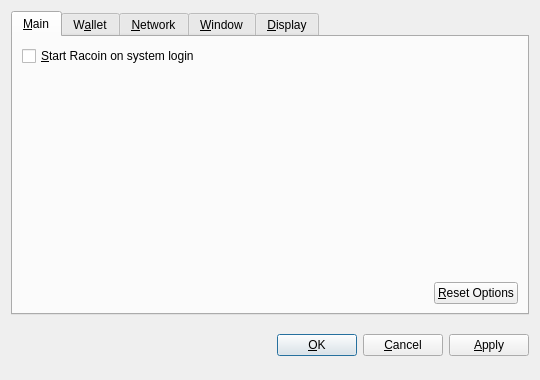
<?xml version="1.0" encoding="UTF-8"?>
<ui version="4.0">
 <class>OptionsDialog</class>
 <widget class="QDialog" name="OptionsDialog">
  <property name="geometry">
   <rect>
    <x>0</x>
    <y>0</y>
    <width>540</width>
    <height>380</height>
   </rect>
  </property>
  <property name="windowTitle">
   <string>Options</string>
  </property>
  <property name="modal">
   <bool>true</bool>
  </property>
  <layout class="QVBoxLayout" name="verticalLayout">
   <item>
    <widget class="QTabWidget" name="tabWidget">
     <property name="tabPosition">
      <enum>QTabWidget::North</enum>
     </property>
     <property name="currentIndex">
      <number>0</number>
     </property>
     <widget class="QWidget" name="tabMain">
      <attribute name="title">
       <string>&amp;Main</string>
      </attribute>
      <layout class="QVBoxLayout" name="verticalLayout_Main">
       <item>
        <widget class="QCheckBox" name="bitcoinAtStartup">
         <property name="toolTip">
          <string>Automatically start Racoin after logging in to the system.</string>
         </property>
         <property name="text">
          <string>&amp;Start Racoin on system login</string>
         </property>
        </widget>
       </item>
       <item>
        <spacer name="verticalSpacer_Main">
         <property name="orientation">
          <enum>Qt::Vertical</enum>
         </property>
         <property name="sizeHint" stdset="0">
          <size>
           <width>20</width>
           <height>40</height>
          </size>
         </property>
        </spacer>
       </item>
       <item>
        <layout class="QHBoxLayout" name="horizontalLayout_2_Main">
         <item>
          <spacer name="horizontalSpacer_2_Main">
           <property name="orientation">
            <enum>Qt::Horizontal</enum>
           </property>
           <property name="sizeHint" stdset="0">
            <size>
             <width>40</width>
             <height>20</height>
            </size>
           </property>
          </spacer>
         </item>
         <item>
          <widget class="QPushButton" name="resetButton">
           <property name="toolTip">
            <string>Reset all client options to default.</string>
           </property>
           <property name="text">
            <string>&amp;Reset Options</string>
           </property>
           <property name="autoDefault">
            <bool>false</bool>
           </property>
          </widget>
         </item>
        </layout>
       </item>
      </layout>
     </widget>
     <widget class="QWidget" name="tabWallet">
      <attribute name="title">
       <string>W&amp;allet</string>
      </attribute>
      <layout class="QVBoxLayout" name="verticalLayout_Network">
       <item>
        <widget class="QLabel" name="transactionFeeInfoLabel">
         <property name="text">
          <string>Optional transaction fee per kB that helps make sure your transactions are processed quickly. Most transactions are 1 kB.</string>
         </property>
         <property name="textFormat">
          <enum>Qt::PlainText</enum>
         </property>
         <property name="wordWrap">
          <bool>true</bool>
         </property>
        </widget>
       </item>
       <item>
        <layout class="QHBoxLayout" name="horizontalLayout_1_Main">
         <item>
          <widget class="QLabel" name="transactionFeeLabel">
           <property name="text">
            <string>Pay transaction &amp;fee</string>
           </property>
           <property name="textFormat">
            <enum>Qt::PlainText</enum>
           </property>
           <property name="buddy">
            <cstring>transactionFee</cstring>
           </property>
          </widget>
         </item>
         <item>
          <widget class="BitcoinAmountField" name="transactionFee"/>
         </item>
         <item>
          <spacer name="horizontalSpacer_1_Main">
           <property name="orientation">
            <enum>Qt::Horizontal</enum>
           </property>
           <property name="sizeHint" stdset="0">
            <size>
             <width>40</width>
             <height>20</height>
            </size>
           </property>
          </spacer>
         </item>
        </layout>
       </item>
       <item>
        <widget class="QLabel" name="label">
         <property name="text">
          <string>If you disable the spending of unconfirmed change, the change from a transaction cannot be used until that transaction has at least one confirmation. This also affects how your balance is computed.</string>
         </property>
         <property name="wordWrap">
          <bool>true</bool>
         </property>
        </widget>
       </item>
       <item>
        <widget class="QCheckBox" name="spendZeroConfChange">
         <property name="text">
          <string>Spend unconfirmed change  (experts only)</string>
         </property>
        </widget>
       </item>
       <item>
        <spacer name="verticalSpacer">
         <property name="orientation">
          <enum>Qt::Vertical</enum>
         </property>
         <property name="sizeHint" stdset="0">
          <size>
           <width>20</width>
           <height>40</height>
          </size>
         </property>
        </spacer>
       </item>
      </layout>
     </widget>
     <widget class="QWidget" name="tabNetwork">
      <attribute name="title">
       <string>&amp;Network</string>
      </attribute>
      <layout class="QVBoxLayout" name="verticalLayout_Network">
       <item>
        <widget class="QCheckBox" name="mapPortUpnp">
         <property name="toolTip">
          <string>Automatically open the Racoin client port on the router. This only works when your router supports UPnP and it is enabled.</string>
         </property>
         <property name="text">
          <string>Map port using &amp;UPnP</string>
         </property>
        </widget>
       </item>
       <item>
        <widget class="QCheckBox" name="connectSocks">
         <property name="toolTip">
          <string>Connect to the Racoin network through a SOCKS proxy (e.g. when connecting through Tor).</string>
         </property>
         <property name="text">
          <string>&amp;Connect through SOCKS proxy:</string>
         </property>
        </widget>
       </item>
       <item>
        <layout class="QHBoxLayout" name="horizontalLayout_Network">
         <item>
          <widget class="QLabel" name="proxyIpLabel">
           <property name="text">
            <string>Proxy &amp;IP:</string>
           </property>
           <property name="textFormat">
            <enum>Qt::PlainText</enum>
           </property>
           <property name="buddy">
            <cstring>proxyIp</cstring>
           </property>
          </widget>
         </item>
         <item>
          <widget class="QValidatedLineEdit" name="proxyIp">
           <property name="maximumSize">
            <size>
             <width>140</width>
             <height>16777215</height>
            </size>
           </property>
           <property name="toolTip">
            <string>IP address of the proxy (e.g. 127.0.0.1)</string>
           </property>
          </widget>
         </item>
         <item>
          <widget class="QLabel" name="proxyPortLabel">
           <property name="text">
            <string>&amp;Port:</string>
           </property>
           <property name="textFormat">
            <enum>Qt::PlainText</enum>
           </property>
           <property name="buddy">
            <cstring>proxyPort</cstring>
           </property>
          </widget>
         </item>
         <item>
          <widget class="QLineEdit" name="proxyPort">
           <property name="maximumSize">
            <size>
             <width>55</width>
             <height>16777215</height>
            </size>
           </property>
           <property name="toolTip">
            <string>Port of the proxy (e.g. 9050)</string>
           </property>
          </widget>
         </item>
         <item>
          <widget class="QLabel" name="socksVersionLabel">
           <property name="text">
            <string>SOCKS &amp;Version:</string>
           </property>
           <property name="textFormat">
            <enum>Qt::PlainText</enum>
           </property>
           <property name="buddy">
            <cstring>socksVersion</cstring>
           </property>
          </widget>
         </item>
         <item>
          <widget class="QValueComboBox" name="socksVersion">
           <property name="toolTip">
            <string>SOCKS version of the proxy (e.g. 5)</string>
           </property>
          </widget>
         </item>
         <item>
          <spacer name="horizontalSpacer_Network">
           <property name="orientation">
            <enum>Qt::Horizontal</enum>
           </property>
           <property name="sizeHint" stdset="0">
            <size>
             <width>40</width>
             <height>20</height>
            </size>
           </property>
          </spacer>
         </item>
        </layout>
       </item>
       <item>
        <spacer name="verticalSpacer_Network">
         <property name="orientation">
          <enum>Qt::Vertical</enum>
         </property>
         <property name="sizeHint" stdset="0">
          <size>
           <width>20</width>
           <height>40</height>
          </size>
         </property>
        </spacer>
       </item>
      </layout>
     </widget>
     <widget class="QWidget" name="tabWindow">
      <attribute name="title">
       <string>&amp;Window</string>
      </attribute>
      <layout class="QVBoxLayout" name="verticalLayout_Window">
       <item>
        <widget class="QCheckBox" name="minimizeToTray">
         <property name="toolTip">
          <string>Show only a tray icon after minimizing the window.</string>
         </property>
         <property name="text">
          <string>&amp;Minimize to the tray instead of the taskbar</string>
         </property>
        </widget>
       </item>
       <item>
        <widget class="QCheckBox" name="minimizeOnClose">
         <property name="toolTip">
          <string>Minimize instead of exit the application when the window is closed. When this option is enabled, the application will be closed only after selecting Quit in the menu.</string>
         </property>
         <property name="text">
          <string>M&amp;inimize on close</string>
         </property>
        </widget>
       </item>
       <item>
        <spacer name="verticalSpacer_Window">
         <property name="orientation">
          <enum>Qt::Vertical</enum>
         </property>
         <property name="sizeHint" stdset="0">
          <size>
           <width>20</width>
           <height>40</height>
          </size>
         </property>
        </spacer>
       </item>
      </layout>
     </widget>
     <widget class="QWidget" name="tabDisplay">
      <attribute name="title">
       <string>&amp;Display</string>
      </attribute>
      <layout class="QVBoxLayout" name="verticalLayout_Display">
       <item>
        <layout class="QHBoxLayout" name="horizontalLayout_1_Display">
         <item>
          <widget class="QLabel" name="langLabel">
           <property name="text">
            <string>User Interface &amp;language:</string>
           </property>
           <property name="textFormat">
            <enum>Qt::PlainText</enum>
           </property>
           <property name="buddy">
            <cstring>lang</cstring>
           </property>
          </widget>
         </item>
         <item>
          <widget class="QValueComboBox" name="lang">
           <property name="toolTip">
            <string>The user interface language can be set here. This setting will take effect after restarting Racoin.</string>
           </property>
          </widget>
         </item>
        </layout>
       </item>
       <item>
        <layout class="QHBoxLayout" name="horizontalLayout_2_Display">
         <item>
          <widget class="QLabel" name="unitLabel">
           <property name="text">
            <string>&amp;Unit to show amounts in:</string>
           </property>
           <property name="textFormat">
            <enum>Qt::PlainText</enum>
           </property>
           <property name="buddy">
            <cstring>unit</cstring>
           </property>
          </widget>
         </item>
         <item>
          <widget class="QValueComboBox" name="unit">
           <property name="toolTip">
            <string>Choose the default subdivision unit to show in the interface and when sending coins.</string>
           </property>
          </widget>
         </item>
        </layout>
       </item>
       <item>
        <widget class="QCheckBox" name="displayAddresses">
         <property name="toolTip">
          <string>Whether to show Racoin addresses in the transaction list or not.</string>
         </property>
         <property name="text">
          <string>&amp;Display addresses in transaction list</string>
         </property>
        </widget>
       </item>
       <item>
        <widget class="QCheckBox" name="coinControlFeatures">
         <property name="toolTip">
          <string>Whether to show coin control features or not.</string>
         </property>
         <property name="text">
          <string>Display coin &amp;control features (experts only!)</string>
         </property>
        </widget>
       </item>
       <item>
        <spacer name="verticalSpacer_Display">
         <property name="orientation">
          <enum>Qt::Vertical</enum>
         </property>
         <property name="sizeHint" stdset="0">
          <size>
           <width>20</width>
           <height>40</height>
          </size>
         </property>
        </spacer>
       </item>
      </layout>
     </widget>
    </widget>
   </item>
   <item>
    <layout class="QHBoxLayout" name="horizontalLayout_Buttons">
     <item>
      <spacer name="horizontalSpacer_1">
       <property name="orientation">
        <enum>Qt::Horizontal</enum>
       </property>
       <property name="sizeHint" stdset="0">
        <size>
         <width>40</width>
         <height>48</height>
        </size>
       </property>
      </spacer>
     </item>
     <item>
      <widget class="QLabel" name="statusLabel">
       <property name="font">
        <font>
         <weight>75</weight>
         <bold>true</bold>
        </font>
       </property>
       <property name="text">
        <string/>
       </property>
       <property name="textFormat">
        <enum>Qt::PlainText</enum>
       </property>
       <property name="wordWrap">
        <bool>true</bool>
       </property>
      </widget>
     </item>
     <item>
      <spacer name="horizontalSpacer_2">
       <property name="orientation">
        <enum>Qt::Horizontal</enum>
       </property>
       <property name="sizeHint" stdset="0">
        <size>
         <width>40</width>
         <height>48</height>
        </size>
       </property>
      </spacer>
     </item>
     <item>
      <widget class="QPushButton" name="okButton">
       <property name="text">
        <string>&amp;OK</string>
       </property>
      </widget>
     </item>
     <item>
      <widget class="QPushButton" name="cancelButton">
       <property name="text">
        <string>&amp;Cancel</string>
       </property>
       <property name="autoDefault">
        <bool>false</bool>
       </property>
      </widget>
     </item>
     <item>
      <widget class="QPushButton" name="applyButton">
       <property name="text">
        <string>&amp;Apply</string>
       </property>
       <property name="autoDefault">
        <bool>false</bool>
       </property>
      </widget>
     </item>
    </layout>
   </item>
  </layout>
 </widget>
 <customwidgets>
  <customwidget>
   <class>BitcoinAmountField</class>
   <extends>QSpinBox</extends>
   <header>bitcoinamountfield.h</header>
  </customwidget>
  <customwidget>
   <class>QValueComboBox</class>
   <extends>QComboBox</extends>
   <header>qvaluecombobox.h</header>
  </customwidget>
  <customwidget>
   <class>QValidatedLineEdit</class>
   <extends>QLineEdit</extends>
   <header>qvalidatedlineedit.h</header>
  </customwidget>
 </customwidgets>
 <resources/>
 <connections/>
</ui>
